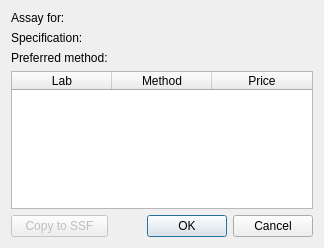
<?xml version="1.0" encoding="UTF-8"?>
<ui version="4.0">
 <class>Dialog</class>
 <widget class="QDialog" name="Dialog">
  <property name="geometry">
   <rect>
    <x>0</x>
    <y>0</y>
    <width>324</width>
    <height>248</height>
   </rect>
  </property>
  <property name="windowTitle">
   <string>Dialog</string>
  </property>
  <layout class="QGridLayout" name="gridLayout">
   <item row="0" column="0">
    <widget class="QLabel" name="label">
     <property name="text">
      <string>Assay for:</string>
     </property>
    </widget>
   </item>
   <item row="1" column="0">
    <widget class="QLabel" name="label_3">
     <property name="text">
      <string>Specification:</string>
     </property>
    </widget>
   </item>
   <item row="2" column="0">
    <widget class="QLabel" name="label_2">
     <property name="text">
      <string>Preferred method:</string>
     </property>
    </widget>
   </item>
   <item row="3" column="0" colspan="2">
    <widget class="QTableWidget" name="tableWidget">
     <property name="selectionBehavior">
      <enum>QAbstractItemView::SelectRows</enum>
     </property>
     <property name="columnCount">
      <number>3</number>
     </property>
     <attribute name="horizontalHeaderStretchLastSection">
      <bool>true</bool>
     </attribute>
     <attribute name="verticalHeaderVisible">
      <bool>false</bool>
     </attribute>
     <column>
      <property name="text">
       <string>Lab</string>
      </property>
     </column>
     <column>
      <property name="text">
       <string>Method</string>
      </property>
     </column>
     <column>
      <property name="text">
       <string>Price</string>
      </property>
     </column>
    </widget>
   </item>
   <item row="4" column="0">
    <widget class="QPushButton" name="copy_to_ssfB">
     <property name="enabled">
      <bool>false</bool>
     </property>
     <property name="text">
      <string>Copy to SSF</string>
     </property>
    </widget>
   </item>
   <item row="4" column="1">
    <widget class="QDialogButtonBox" name="acceptB">
     <property name="orientation">
      <enum>Qt::Horizontal</enum>
     </property>
     <property name="standardButtons">
      <set>QDialogButtonBox::Cancel|QDialogButtonBox::Ok</set>
     </property>
    </widget>
   </item>
  </layout>
 </widget>
 <resources/>
 <connections>
  <connection>
   <sender>acceptB</sender>
   <signal>accepted()</signal>
   <receiver>Dialog</receiver>
   <slot>accept()</slot>
   <hints>
    <hint type="sourcelabel">
     <x>248</x>
     <y>254</y>
    </hint>
    <hint type="destinationlabel">
     <x>157</x>
     <y>274</y>
    </hint>
   </hints>
  </connection>
  <connection>
   <sender>acceptB</sender>
   <signal>rejected()</signal>
   <receiver>Dialog</receiver>
   <slot>reject()</slot>
   <hints>
    <hint type="sourcelabel">
     <x>316</x>
     <y>260</y>
    </hint>
    <hint type="destinationlabel">
     <x>286</x>
     <y>274</y>
    </hint>
   </hints>
  </connection>
 </connections>
</ui>
